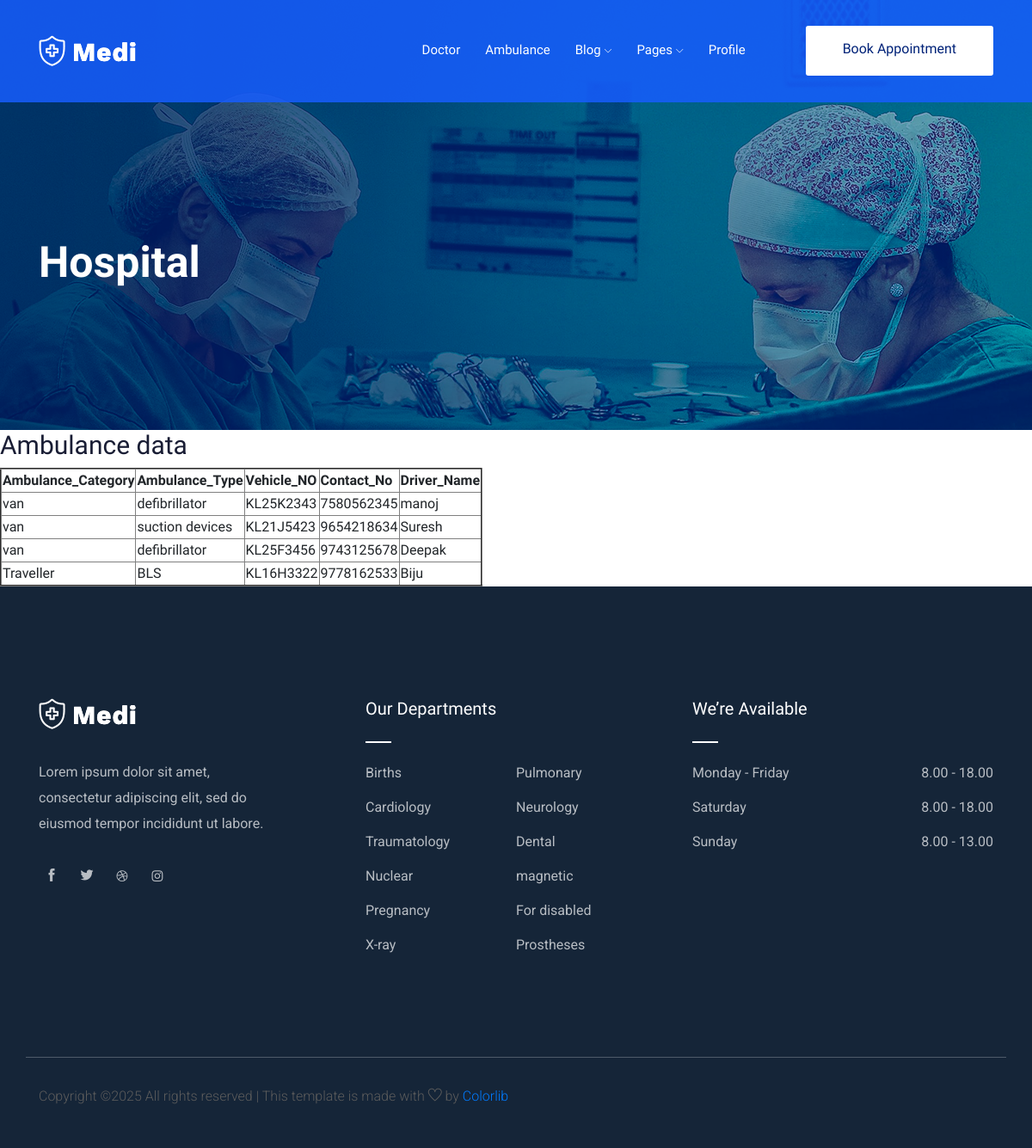
The app's page /hospital_ambulance_view/, older data.
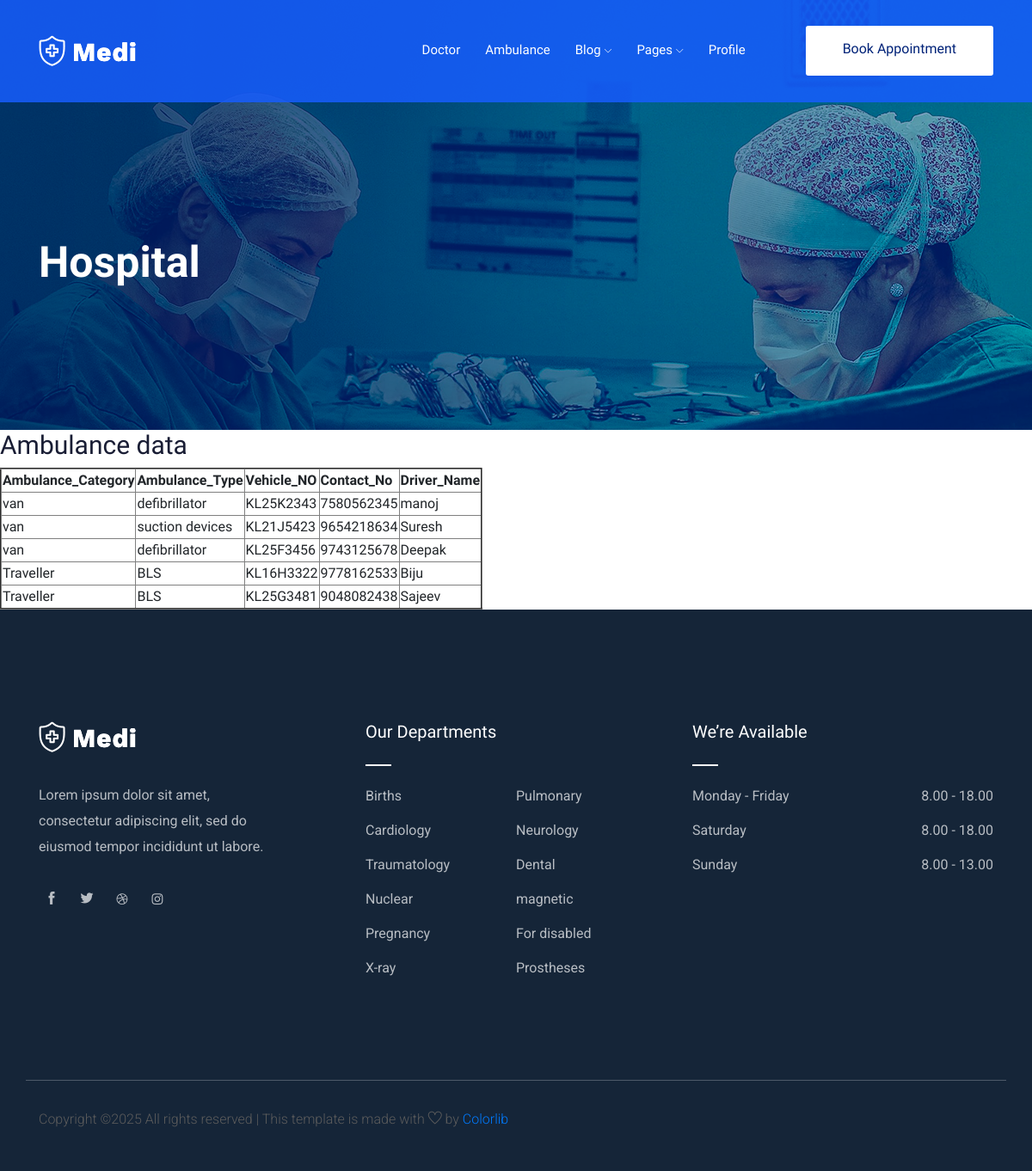
The same page, newer data.
### imfnapp/models.py (models this page shows)
class ambulance(models.Model):
    Ambulance_Category=models.CharField(max_length=35)
    Ambulance_Type=models.CharField(max_length=50)
    Vehicle_NO=models.CharField(max_length=15)
    Contact_No=models.CharField(max_length=15)
    Driver_Name=models.CharField(max_length=30)
    Login_id=models.ForeignKey(login,on_delete=models.CASCADE,null=True,blank=True)

### imfnapp/views.py (the view)
# urls.py: path('hospital_ambulance_view/',views.hospital_ambulance_view,name='hospital_ambulance_view'),
def hospital_ambulance_view(request):
    ambulancess=ambulance.objects.all()
    return render(request,"ambulances.html",{'ambulancess':ambulancess})

### imfnapp/templates/ambulances.html (shortened to what this page needs)
{% extends 'hospitalindex.html' %}
{% block content %}
<html>
    <head>
    </head>
    <body>
        <h2>Ambulance data</h2>
        <table border ="2">
            <tr>
                <th>Ambulance_Category</th>
                <th>Ambulance_Type</th>
                <th>Vehicle_NO</th>
                <th>Contact_No</th>
                <th>Driver_Name</th>
            </tr>
            <tr>
                {% for ambulancess in ambulancess %}
                <td>{{ambulancess.Ambulance_Category}}</td>
                <td>{{ambulancess.Ambulance_Type}}</td>
                <td>{{ambulancess.Vehicle_NO}}</td>
                <td>{{ambulancess.Contact_No}}</td>
                <td>{{ambulancess.Driver_Name}}</td>
            </tr>
            {% endfor %}
        </table>
    </body>
</html>
{% endblock %}

### imfnapp/templates/hospitalindex.html (shortened to what this page needs)
{% load static %}
<!doctype html>
<html class="no-js" lang="zxx">
<head>
    <link rel="stylesheet" href="{% static 'user/css/bootstrap.min.css' %}">
    <link rel="stylesheet" href="{% static 'user/css/owl.carousel.min.css' %}">
    <link rel="stylesheet" href="{% static 'user/css/magnific-popup.css' %}">
    <link rel="stylesheet" href="{% static 'user/css/font-awesome.min.css' %}">
    <link rel="stylesheet" href="{% static 'user/css/themify-icons.css' %}">
    <link rel="stylesheet" href="{% static 'user/css/nice-select.css' %}">
    <link rel="stylesheet" href="{% static 'user/css/flaticon.css' %}">
    <link rel="stylesheet" href="{% static 'user/css/gijgo.css' %}">
    <link rel="stylesheet" href="{% static 'user/css/animate.css' %}">
    <link rel="stylesheet" href="{% static 'user/css/slicknav.css' %}">
    <link rel="stylesheet" href="{% static 'user/css/style.css' %}">
</head>
<body>
    <header>
        <div class="header-area ">
            <div id="sticky-header" class="main-header-area">
                <div class="container">
                    <div class="row align-items-center">
                        <div class="col-xl-3 col-lg-3">
                            <div class="logo-img">
                                <a href="index.html">
                                    <img src="{% static 'user/img/logo.png' %}" alt="">
                                </a>
                            </div>
                        </div>
                        <div class="col-xl-9 col-lg-9">
                            <div class="menu_wrap d-none d-lg-block">
                                <div class="menu_wrap_inner d-flex align-items-center justify-content-end">
                                    <div class="main-menu">
                                        <nav>
                                            <ul id="navigation">
                                                <li><a href="{% url 'hospital_doctor_view' %}">Doctor</a></li>
                                                <li><a href="{% url 'hospital_ambulance_view' %}">Ambulance</a></li>
                                                <li><a href="#">blog <i class="ti-angle-down"></i></a>
                                                </li>
                                                <li><a href="#">pages <i class="ti-angle-down"></i></a>
                                                </li>
                                                <li><a href="{% url 'hospitalprofile' %}">Profile</a></li>
                                            </ul>
                                        </nav>
                                    </div>
                                    <div class="book_room">
                                        <div class="book_btn">
                                            <a class="popup-with-form" href="#test-form">Book  Appointment</a>
                                        </div>
                                    </div>
                                </div>
                            </div>
                        </div>
                        <div class="col-12">
                        </div>
                    </div>
                </div>
            </div>
        </div>
    </header>
    <div class="bradcam_area breadcam_bg">
        <div class="container">
            <div class="row">
                <div class="col-xl-12">
                    <div class="bradcam_text">
                        <h3>Hospital</h3>
                    </div>
                </div>
            </div>
        </div>
    </div>
{% block content %}
{% endblock %}
<footer class="footer">
    <div class="footer_top">
        <div class="container">
            <div class="row">
                <div class="col-xl-4 col-md-6 col-lg-4 ">
                    <div class="footer_widget">
                        <div class="footer_logo">
                            <a href="#">
                                <img src="{% static 'user/img/logo.png' %}" alt="">
                            </a>
                        </div>
                        <p class="address_text">Lorem ipsum dolor sit amet, <br> consectetur adipiscing elit, sed do <br> eiusmod tempor incididunt ut labore.
                        </p>
                        <div class="socail_links">
                            <ul>
                                <li>
                                    <a href="#">
                                        <i class="ti-facebook"></i>
                                    </a>
                                </li>
                                <li>
                                    <a href="#">
                                        <i class="ti-twitter-alt"></i>
                                    </a>
                                </li>
                                <li>
                                    <a href="#">
                                        <i class="fa fa-dribbble"></i>
                                    </a>
                                </li>
                                <li>
                                    <a href="#">
                                        <i class="fa fa-instagram"></i>
                                    </a>
                                </li>
                            </ul>
                        </div>
                    </div>
                </div>
                <div class="col-xl-4 col-md-6 col-lg-4">
                    <div class="footer_widget">
                        <h3 class="footer_title">
                            Our Departments
                        </h3>
                        <ul class="links">
                            <li><a href="#">Births</a></li>
                            <li><a href="#">Pulmonary</a></li>
                            <li><a href="#">Cardiology</a></li>
                            <li><a href="#">Neurology</a></li>
                            <li><a href="#">Traumatology</a></li>
                            <li><a href="#">Dental</a></li>
                            <li><a href="#">Nuclear</a></li>
                            <li><a href="#">magnetic</a></li>
                            <li><a href="#">Pregnancy</a></li>
                            <li><a href="#">For disabled</a></li>
                            <li><a href="#">X-ray</a></li>
                            <li><a href="#">Prostheses</a></li>
                        </ul>
                    </div>
                </div>
                <div class="col-xl-4  col-md-6 col-lg-4">
                    <div class="footer_widget">
                        <h3 class="footer_title">
                            We’re Available
                        </h3>
                        <ul class="meting_time">
                            <li class="d-flex justify-content-between "><span>Monday - Friday</span> <span>8.00 - 18.00</span></li>
                            <li class="d-flex justify-content-between "><span>Saturday </span> <span>8.00 - 18.00</span></li>
                            <li class="d-flex justify-content-between "><span>Sunday</span> <span>8.00 - 13.00</span></li>
                        </ul>
                    </div>
                </div>
            </div>
        </div>
    </div>
    <div class="copy-right_text">
        <div class="container">
            <div class="row">
                <div class="bordered_1px "></div>
                <div class="col-xl-12">
                    <p class="copy_right text-center">
                        <p>
Copyright &copy;<script>document.write(new Date().getFullYear());</script> All rights reserved | This template is made with <i class="ti-heart" aria-hidden="true"></i> by <a href="https://colorlib.com" target="_blank">Colorlib</a>
</p>
                    </p>
                </div>
            </div>
        </div>
    </div>
</footer>
</body>
</html>

Row changes from the older to the newer data that the page shows:
added ambulance: Ambulance_Category "Traveller", Ambulance_Type "BLS", Vehicle_NO "KL25G3481", Contact_No "9048082438", Driver_Name "Sajeev"
